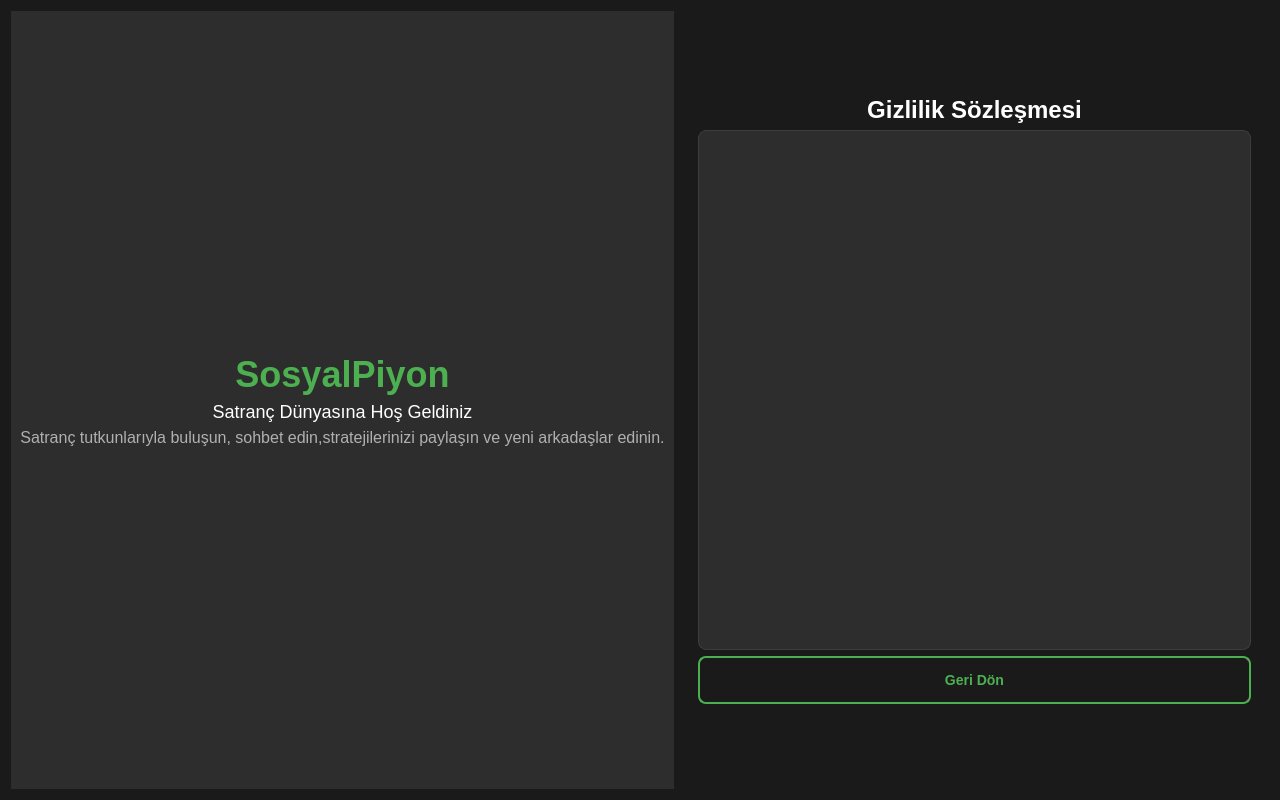
<?xml version="1.0" encoding="UTF-8"?>
<ui version="4.0">
 <class>LoginDialog</class>
 <widget class="QDialog" name="LoginDialog">
  <property name="geometry">
   <rect>
    <x>0</x>
    <y>0</y>
    <width>1280</width>
    <height>800</height>
   </rect>
  </property>
  <property name="windowTitle">
   <string>SosyalPiyon - Giriş</string>
  </property>
  <property name="styleSheet">
   <string notr="true">QDialog {
    background-color: #1a1a1a;
}
QWidget {
    font-family: 'Segoe UI', Arial, sans-serif;
    color: #ffffff;
}
QLineEdit {
    border: 1px solid #3d3d3d;
    border-radius: 8px;
    padding: 12px;
    background: #2d2d2d;
    color: #ffffff;
    font-size: 14px;
    min-height: 20px;
}
QLineEdit:focus {
    border-color: #4CAF50;
}
QPushButton {
    background-color: transparent;
    border: 2px solid #4CAF50;
    color: #4CAF50;
    padding: 12px 24px;
    border-radius: 8px;
    font-size: 14px;
    font-weight: bold;
    min-height: 20px;
}
QPushButton:hover {
    background-color: #4CAF50;
    color: white;
}
QPushButton#registerButton {
    background-color: transparent;
    border: 2px solid #4CAF50;
    color: #4CAF50;
}
QPushButton#registerButton:hover {
    background-color: #4CAF50;
    color: white;
}
QLabel {
    color: #ffffff;
}
QLabel#logoLabel {
    font-size: 36px;
    font-weight: bold;
    color: #4CAF50;
}
QLabel#welcomeLabel {
    font-size: 18px;
    color: #ffffff;
}
QLabel#descriptionLabel {
    font-size: 16px;
    color: #b0b0b0;
}
QLabel#switchLabel {
    color: #4CAF50;
    font-size: 14px;
    padding: 12px 24px;
    border: 2px solid #4CAF50;
    border-radius: 8px;
    background-color: transparent;
    margin: 10px 0;
    transition: all 0.3s ease;
}
QLabel#switchLabel:hover {
    color: white;
    background-color: #4CAF50;
    cursor: pointer;
    transform: translateY(-2px);
    box-shadow: 0 4px 8px rgba(76, 175, 80, 0.2);
}
QCheckBox {
    color: #ffffff;
    font-size: 14px;
    spacing: 8px;
}
QCheckBox::indicator {
    width: 18px;
    height: 18px;
    border: 2px solid #4CAF50;
    border-radius: 4px;
    background-color: transparent;
}
QCheckBox::indicator:checked {
    background-color: #4CAF50;
    border-color: #4CAF50;
}
QCheckBox::indicator:hover {
    border-color: #45a049;
}
QLabel#forgotPasswordLink {
    color: #4CAF50;
    font-size: 14px;
    text-decoration: underline;
    cursor: pointer;
    margin: 5px 0;
}
QLabel#forgotPasswordLink:hover {
    color: #45a049;
}
</string>
  </property>
  <layout class="QHBoxLayout" name="horizontalLayout">
   <item>
    <widget class="QWidget" name="leftPanel" native="true">
     <property name="styleSheet">
      <string notr="true">background-color: #2d2d2d;</string>
     </property>
     <layout class="QVBoxLayout" name="verticalLayout">
      <item>
       <spacer name="verticalSpacer">
        <property name="orientation">
         <enum>Qt::Vertical</enum>
        </property>
        <property name="sizeHint" stdset="0">
         <size>
          <width>20</width>
          <height>150</height>
         </size>
        </property>
       </spacer>
      </item>
      <item>
       <widget class="QLabel" name="logoLabel">
        <property name="text">
         <string>SosyalPiyon</string>
        </property>
        <property name="alignment">
         <set>Qt::AlignCenter</set>
        </property>
       </widget>
      </item>
      <item>
       <widget class="QLabel" name="welcomeLabel">
        <property name="text">
         <string>Satranç Dünyasına Hoş Geldiniz</string>
        </property>
        <property name="alignment">
         <set>Qt::AlignCenter</set>
        </property>
       </widget>
      </item>
      <item>
       <widget class="QLabel" name="descriptionLabel">
        <property name="text">
         <string>Satranç tutkunlarıyla buluşun, sohbet edin,stratejilerinizi paylaşın ve yeni arkadaşlar edinin.</string>
        </property>
        <property name="alignment">
         <set>Qt::AlignCenter</set>
        </property>
       </widget>
      </item>
      <item>
       <spacer name="verticalSpacer_2">
        <property name="orientation">
         <enum>Qt::Vertical</enum>
        </property>
        <property name="sizeHint" stdset="0">
         <size>
          <width>20</width>
          <height>150</height>
         </size>
        </property>
       </spacer>
      </item>
     </layout>
    </widget>
   </item>
   <item>
    <widget class="QWidget" name="rightPanel" native="true">
     <property name="styleSheet">
      <string notr="true">background-color: #1a1a1a;</string>
     </property>
     <layout class="QVBoxLayout" name="verticalLayout_2">
      <item>
       <spacer name="verticalSpacer_3">
        <property name="orientation">
         <enum>Qt::Vertical</enum>
        </property>
        <property name="sizeHint" stdset="0">
         <size>
          <width>20</width>
          <height>100</height>
         </size>
        </property>
       </spacer>
      </item>
      <item>
       <widget class="QStackedWidget" name="stackedWidget">
        <property name="currentIndex">
         <number>2</number>
        </property>
        <widget class="QWidget" name="loginPage">
         <layout class="QVBoxLayout" name="verticalLayout_3">
          <item>
           <widget class="QLabel" name="loginTitle">
            <property name="styleSheet">
             <string notr="true">font-size: 24px;
font-weight: bold;
color: #ffffff;</string>
            </property>
            <property name="text">
             <string>Giriş Yap</string>
            </property>
            <property name="alignment">
             <set>Qt::AlignCenter</set>
            </property>
           </widget>
          </item>
          <item>
           <spacer name="verticalSpacer_4">
            <property name="orientation">
             <enum>Qt::Vertical</enum>
            </property>
            <property name="sizeHint" stdset="0">
             <size>
              <width>20</width>
              <height>40</height>
             </size>
            </property>
           </spacer>
          </item>
          <item>
           <widget class="QLineEdit" name="usernameInput">
            <property name="placeholderText">
             <string>Kullanıcı adınızı girin</string>
            </property>
           </widget>
          </item>
          <item>
           <spacer name="verticalSpacer_5">
            <property name="orientation">
             <enum>Qt::Vertical</enum>
            </property>
            <property name="sizeHint" stdset="0">
             <size>
              <width>20</width>
              <height>20</height>
             </size>
            </property>
           </spacer>
          </item>
          <item>
           <widget class="QLineEdit" name="passwordInput">
            <property name="echoMode">
             <enum>QLineEdit::Password</enum>
            </property>
            <property name="placeholderText">
             <string>Şifrenizi girin</string>
            </property>
           </widget>
          </item>
          <item>
           <widget class="QLabel" name="forgotPasswordLink">
            <property name="styleSheet">
             <string notr="true">color: #4CAF50;
font-size: 14px;
text-decoration: underline;
cursor: pointer;
margin: 5px 0;</string>
            </property>
            <property name="text">
             <string>Şifremi Unuttum</string>
            </property>
            <property name="alignment">
             <set>Qt::AlignRight</set>
            </property>
           </widget>
          </item>
          <item>
           <spacer name="verticalSpacer_6">
            <property name="orientation">
             <enum>Qt::Vertical</enum>
            </property>
            <property name="sizeHint" stdset="0">
             <size>
              <width>20</width>
              <height>40</height>
             </size>
            </property>
           </spacer>
          </item>
          <item>
           <widget class="QPushButton" name="loginButton">
            <property name="text">
             <string>Giriş Yap</string>
            </property>
           </widget>
          </item>
          <item>
           <spacer name="verticalSpacer_7">
            <property name="orientation">
             <enum>Qt::Vertical</enum>
            </property>
            <property name="sizeHint" stdset="0">
             <size>
              <width>20</width>
              <height>20</height>
             </size>
            </property>
           </spacer>
          </item>
          <item>
           <widget class="QLabel" name="switchToRegister">
            <property name="styleSheet">
             <string notr="true">color: #4CAF50;
font-size: 14px;
padding: 12px 24px;
border: 2px solid #4CAF50;
border-radius: 8px;
background-color: transparent;
margin: 10px 0;
transition: all 0.3s ease;</string>
            </property>
            <property name="text">
             <string>Hesabınız yok mu? Kayıt olun</string>
            </property>
            <property name="alignment">
             <set>Qt::AlignCenter</set>
            </property>
           </widget>
          </item>
         </layout>
        </widget>
        <widget class="QWidget" name="registerPage">
         <layout class="QVBoxLayout" name="verticalLayout_4">
          <item>
           <widget class="QLabel" name="registerTitle">
            <property name="styleSheet">
             <string notr="true">font-size: 24px;
font-weight: bold;
color: #ffffff;</string>
            </property>
            <property name="text">
             <string>Kayıt Ol</string>
            </property>
            <property name="alignment">
             <set>Qt::AlignCenter</set>
            </property>
           </widget>
          </item>
          <item>
           <spacer name="verticalSpacer_8">
            <property name="orientation">
             <enum>Qt::Vertical</enum>
            </property>
            <property name="sizeHint" stdset="0">
             <size>
              <width>20</width>
              <height>40</height>
             </size>
            </property>
           </spacer>
          </item>
          <item>
           <widget class="QLineEdit" name="fullNameInput">
            <property name="placeholderText">
             <string>Adınız ve soyadınız</string>
            </property>
           </widget>
          </item>
          <item>
           <spacer name="verticalSpacer_9">
            <property name="orientation">
             <enum>Qt::Vertical</enum>
            </property>
            <property name="sizeHint" stdset="0">
             <size>
              <width>20</width>
              <height>20</height>
             </size>
            </property>
           </spacer>
          </item>
          <item>
           <widget class="QLineEdit" name="registerUsernameInput">
            <property name="placeholderText">
             <string>Kullanıcı adı</string>
            </property>
           </widget>
          </item>
          <item>
           <spacer name="verticalSpacer_10">
            <property name="orientation">
             <enum>Qt::Vertical</enum>
            </property>
            <property name="sizeHint" stdset="0">
             <size>
              <width>20</width>
              <height>20</height>
             </size>
            </property>
           </spacer>
          </item>
          <item>
           <widget class="QLineEdit" name="emailInput">
            <property name="placeholderText">
             <string>E-posta adresiniz</string>
            </property>
           </widget>
          </item>
          <item>
           <spacer name="verticalSpacer_10_1">
            <property name="orientation">
             <enum>Qt::Vertical</enum>
            </property>
            <property name="sizeHint" stdset="0">
             <size>
              <width>20</width>
              <height>20</height>
             </size>
            </property>
           </spacer>
          </item>
          <item>
           <widget class="QLineEdit" name="registerPasswordInput">
            <property name="echoMode">
             <enum>QLineEdit::Password</enum>
            </property>
            <property name="placeholderText">
             <string>Şifre</string>
            </property>
           </widget>
          </item>
          <item>
           <spacer name="verticalSpacer_11">
            <property name="orientation">
             <enum>Qt::Vertical</enum>
            </property>
            <property name="sizeHint" stdset="0">
             <size>
              <width>20</width>
              <height>20</height>
             </size>
            </property>
           </spacer>
          </item>
          <item>
           <widget class="QLineEdit" name="confirmPasswordInput">
            <property name="echoMode">
             <enum>QLineEdit::Password</enum>
            </property>
            <property name="placeholderText">
             <string>Şifrenizi tekrar girin</string>
            </property>
           </widget>
          </item>
          <item>
           <spacer name="verticalSpacer_11_2">
            <property name="orientation">
             <enum>Qt::Vertical</enum>
            </property>
            <property name="sizeHint" stdset="0">
             <size>
              <width>20</width>
              <height>20</height>
             </size>
            </property>
           </spacer>
          </item>
          <item>
           <widget class="QCheckBox" name="privacyCheckbox">
            <property name="text">
             <string>Gizlilik sözleşmesini okudum ve kabul ediyorum</string>
            </property>
           </widget>
          </item>
          <item>
           <widget class="QLabel" name="privacyLink">
            <property name="styleSheet">
             <string notr="true">color: #4CAF50;
font-size: 14px;
text-decoration: underline;</string>
            </property>
            <property name="text">
             <string>Gizlilik sözleşmesini oku</string>
            </property>
            <property name="alignment">
             <set>Qt::AlignCenter</set>
            </property>
           </widget>
          </item>
          <item>
           <spacer name="verticalSpacer_11_1">
            <property name="orientation">
             <enum>Qt::Vertical</enum>
            </property>
            <property name="sizeHint" stdset="0">
             <size>
              <width>20</width>
              <height>20</height>
             </size>
            </property>
           </spacer>
          </item>
          <item>
           <widget class="QPushButton" name="registerButton">
            <property name="text">
             <string>Kayıt Ol</string>
            </property>
           </widget>
          </item>
          <item>
           <spacer name="verticalSpacer_12">
            <property name="orientation">
             <enum>Qt::Vertical</enum>
            </property>
            <property name="sizeHint" stdset="0">
             <size>
              <width>20</width>
              <height>20</height>
             </size>
            </property>
           </spacer>
          </item>
          <item>
           <widget class="QLabel" name="switchToLogin">
            <property name="styleSheet">
             <string notr="true">color: #4CAF50;
font-size: 14px;
padding: 12px 24px;
border: 2px solid #4CAF50;
border-radius: 8px;
background-color: transparent;
margin: 10px 0;
transition: all 0.3s ease;</string>
            </property>
            <property name="text">
             <string>Zaten hesabınız var mı? Giriş yapın</string>
            </property>
            <property name="alignment">
             <set>Qt::AlignCenter</set>
            </property>
           </widget>
          </item>
         </layout>
        </widget>
        <widget class="QWidget" name="privacyPage">
         <layout class="QVBoxLayout" name="verticalLayout_5">
          <item>
           <widget class="QLabel" name="privacyTitle">
            <property name="styleSheet">
             <string notr="true">font-size: 24px;
font-weight: bold;
color: #ffffff;</string>
            </property>
            <property name="text">
             <string>Gizlilik Sözleşmesi</string>
            </property>
            <property name="alignment">
             <set>Qt::AlignCenter</set>
            </property>
           </widget>
          </item>
          <item>
           <widget class="QTextEdit" name="privacyText">
            <property name="styleSheet">
             <string notr="true">background-color: #2d2d2d;
color: #ffffff;
border: 1px solid #3d3d3d;
border-radius: 8px;
padding: 12px;
font-size: 14px;</string>
            </property>
            <property name="readOnly">
             <bool>true</bool>
            </property>
            <property name="text" stdset="0">
             <string>1. Kişisel Verilerin Korunması
- Kullanıcı bilgileriniz güvenli bir şekilde saklanır
- Üçüncü taraflarla paylaşılmaz
- KVKK kapsamında korunur

2. Veri Kullanımı
- Hesap yönetimi için kullanılır
- Hizmet kalitesini artırmak için analiz edilir
- Spam ve kötüye kullanımı önlemek için kullanılır

3. Çerezler
- Oturum yönetimi için kullanılır
- Kullanıcı tercihlerini hatırlamak için kullanılır
- Güvenlik için kullanılır

4. Güvenlik
- SSL şifreleme kullanılır
- Düzenli güvenlik güncellemeleri yapılır
- Veri yedekleme sistemleri mevcuttur</string>
            </property>
           </widget>
          </item>
          <item>
           <widget class="QPushButton" name="backToRegisterButton">
            <property name="text">
             <string>Geri Dön</string>
            </property>
           </widget>
          </item>
         </layout>
        </widget>
        <widget class="QWidget" name="forgotPasswordPage">
         <layout class="QVBoxLayout" name="verticalLayout_6">
          <item>
           <widget class="QLabel" name="forgotPasswordTitle">
            <property name="styleSheet">
             <string notr="true">font-size: 24px;
font-weight: bold;
color: #ffffff;</string>
            </property>
            <property name="text">
             <string>Şifremi Unuttum</string>
            </property>
            <property name="alignment">
             <set>Qt::AlignCenter</set>
            </property>
           </widget>
          </item>
          <item>
           <widget class="QLabel" name="forgotPasswordDescription">
            <property name="styleSheet">
             <string notr="true">color: #b0b0b0;
font-size: 14px;
text-align: center;</string>
            </property>
            <property name="text">
             <string>E-posta adresinizi girin, size şifre sıfırlama bağlantısı gönderelim.</string>
            </property>
            <property name="alignment">
             <set>Qt::AlignCenter</set>
            </property>
           </widget>
          </item>
          <item>
           <widget class="QLineEdit" name="forgotPasswordEmailInput">
            <property name="placeholderText">
             <string>E-posta adresiniz</string>
            </property>
           </widget>
          </item>
          <item>
           <widget class="QPushButton" name="sendResetLinkButton">
            <property name="text">
             <string>Şifre Sıfırlama Bağlantısı Gönder</string>
            </property>
           </widget>
          </item>
          <item>
           <widget class="QLabel" name="backToLoginLink">
            <property name="styleSheet">
             <string notr="true">color: #4CAF50;
font-size: 14px;
text-decoration: underline;
cursor: pointer;
margin: 5px 0;</string>
            </property>
            <property name="text">
             <string>Giriş sayfasına dön</string>
            </property>
            <property name="alignment">
             <set>Qt::AlignCenter</set>
            </property>
           </widget>
          </item>
         </layout>
        </widget>
        <widget class="QWidget" name="emailVerificationPage">
         <layout class="QVBoxLayout" name="verticalLayout_7">
          <item>
           <widget class="QLabel" name="verificationTitle">
            <property name="styleSheet">
             <string notr="true">font-size: 24px;
font-weight: bold;
color: #ffffff;</string>
            </property>
            <property name="text">
             <string>E-posta Doğrulama</string>
            </property>
            <property name="alignment">
             <set>Qt::AlignCenter</set>
            </property>
           </widget>
          </item>
          <item>
           <widget class="QLabel" name="verificationDescription">
            <property name="styleSheet">
             <string notr="true">color: #b0b0b0;
font-size: 14px;
text-align: center;</string>
            </property>
            <property name="text">
             <string>E-posta adresinize gönderilen 6 haneli doğrulama kodunu girin.</string>
            </property>
            <property name="alignment">
             <set>Qt::AlignCenter</set>
            </property>
           </widget>
          </item>
          <item>
           <widget class="QLineEdit" name="verificationCodeInput">
            <property name="maxLength">
             <number>6</number>
            </property>
            <property name="placeholderText">
             <string>Doğrulama kodu</string>
            </property>
           </widget>
          </item>
          <item>
           <widget class="QPushButton" name="verifyCodeButton">
            <property name="text">
             <string>Doğrula</string>
            </property>
           </widget>
          </item>
          <item>
           <widget class="QLabel" name="resendCodeLink">
            <property name="styleSheet">
             <string notr="true">color: #4CAF50;
font-size: 14px;
text-decoration: underline;
cursor: pointer;
margin: 5px 0;</string>
            </property>
            <property name="text">
             <string>Kodu tekrar gönder</string>
            </property>
            <property name="alignment">
             <set>Qt::AlignCenter</set>
            </property>
           </widget>
          </item>
         </layout>
        </widget>
        <widget class="QWidget" name="resetPasswordPage">
         <layout class="QVBoxLayout" name="verticalLayout_8">
          <item>
           <widget class="QLabel" name="resetPasswordTitle">
            <property name="styleSheet">
             <string notr="true">font-size: 24px;
font-weight: bold;
color: #ffffff;</string>
            </property>
            <property name="text">
             <string>Şifre Sıfırlama</string>
            </property>
            <property name="alignment">
             <set>Qt::AlignCenter</set>
            </property>
           </widget>
          </item>
          <item>
           <widget class="QLabel" name="resetPasswordDescription">
            <property name="styleSheet">
             <string notr="true">color: #b0b0b0;
font-size: 14px;
text-align: center;</string>
            </property>
            <property name="text">
             <string>E-posta adresinize gönderilen 6 haneli doğrulama kodunu girin.</string>
            </property>
            <property name="alignment">
             <set>Qt::AlignCenter</set>
            </property>
           </widget>
          </item>
          <item>
           <widget class="QLineEdit" name="resetCodeInput">
            <property name="maxLength">
             <number>6</number>
            </property>
            <property name="placeholderText">
             <string>Doğrulama kodu</string>
            </property>
           </widget>
          </item>
          <item>
           <widget class="QPushButton" name="verifyResetCodeButton">
            <property name="text">
             <string>Kodu Doğrula</string>
            </property>
           </widget>
          </item>
          <item>
           <widget class="QLabel" name="resendResetCodeLink">
            <property name="styleSheet">
             <string notr="true">color: #4CAF50;
font-size: 14px;
text-decoration: underline;
cursor: pointer;
margin: 5px 0;</string>
            </property>
            <property name="text">
             <string>Kodu tekrar gönder</string>
            </property>
            <property name="alignment">
             <set>Qt::AlignCenter</set>
            </property>
           </widget>
          </item>
         </layout>
        </widget>
        <widget class="QWidget" name="newPasswordPage">
         <layout class="QVBoxLayout" name="verticalLayout_9">
          <item>
           <widget class="QLabel" name="newPasswordTitle">
            <property name="styleSheet">
             <string notr="true">font-size: 24px;
font-weight: bold;
color: #ffffff;</string>
            </property>
            <property name="text">
             <string>Yeni Şifre Belirleme</string>
            </property>
            <property name="alignment">
             <set>Qt::AlignCenter</set>
            </property>
           </widget>
          </item>
          <item>
           <spacer name="verticalSpacer_14">
            <property name="orientation">
             <enum>Qt::Vertical</enum>
            </property>
            <property name="sizeHint" stdset="0">
             <size>
              <width>20</width>
              <height>20</height>
             </size>
            </property>
           </spacer>
          </item>
          <item>
           <widget class="QLabel" name="newPasswordDescription">
            <property name="styleSheet">
             <string notr="true">color: #b0b0b0;
font-size: 14px;
text-align: center;</string>
            </property>
            <property name="text">
             <string>Lütfen yeni şifrenizi belirleyin.</string>
            </property>
            <property name="alignment">
             <set>Qt::AlignCenter</set>
            </property>
           </widget>
          </item>
          <item>
           <widget class="QLineEdit" name="newPasswordInput">
            <property name="echoMode">
             <enum>QLineEdit::Password</enum>
            </property>
            <property name="placeholderText">
             <string>Yeni şifre</string>
            </property>
           </widget>
          </item>
          <item>
           <widget class="QLineEdit" name="confirmNewPasswordInput">
            <property name="echoMode">
             <enum>QLineEdit::Password</enum>
            </property>
            <property name="placeholderText">
             <string>Yeni şifrenizi tekrar girin</string>
            </property>
           </widget>
          </item>
          <item>
           <spacer name="verticalSpacer_15">
            <property name="orientation">
             <enum>Qt::Vertical</enum>
            </property>
            <property name="sizeHint" stdset="0">
             <size>
              <width>20</width>
              <height>20</height>
             </size>
            </property>
           </spacer>
          </item>
          <item>
           <widget class="QPushButton" name="saveNewPasswordButton">
            <property name="text">
             <string>Şifreyi Kaydet</string>
            </property>
           </widget>
          </item>
         </layout>
        </widget>
       </widget>
      </item>
      <item>
       <spacer name="verticalSpacer_13">
        <property name="orientation">
         <enum>Qt::Vertical</enum>
        </property>
        <property name="sizeHint" stdset="0">
         <size>
          <width>20</width>
          <height>100</height>
         </size>
        </property>
       </spacer>
      </item>
     </layout>
    </widget>
   </item>
  </layout>
 </widget>
 <resources/>
 <connections/>
</ui>
